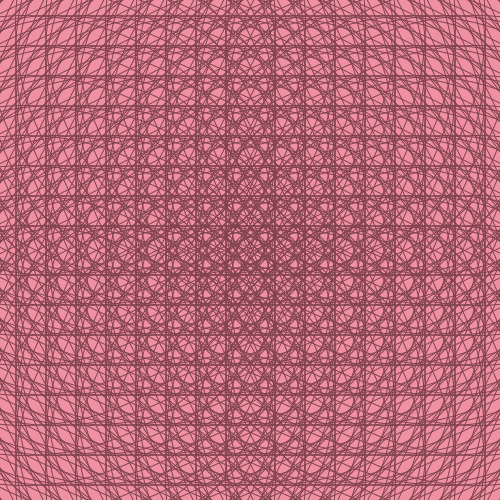
Frame 1 (no input)
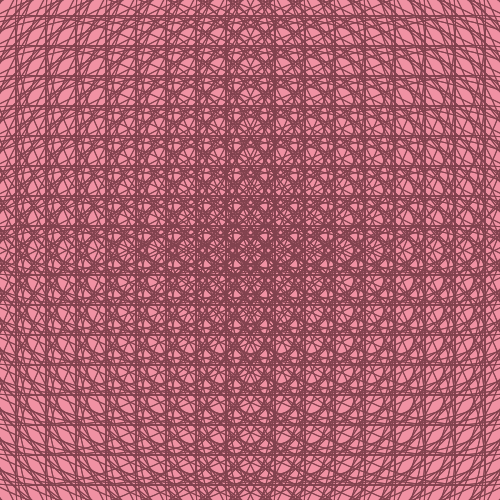
Frame 2 (the mouse pressed at the canvas centre, redrawn once)

The Processing sketch that drew these frames (run headless with seeded random() and noise(); the mouse was pressed at the canvas centre and the sketch redrawn once):

// Processing sketch: processing_81765
// ── processing_81765.pde

void setup()
{
  size(500, 500);
  background(#F091A3);
  smooth();
}
void draw()
{
  noFill();
  stroke(#81424E);
  //premiere boucle hauteur
  for (int a = 25; a < 500;a = a+30)
  {
    for (int b =25; b <500; b = b+30)
    {
      ellipse (a, b, 500, 500);
    }
  }
  noLoop();
}
